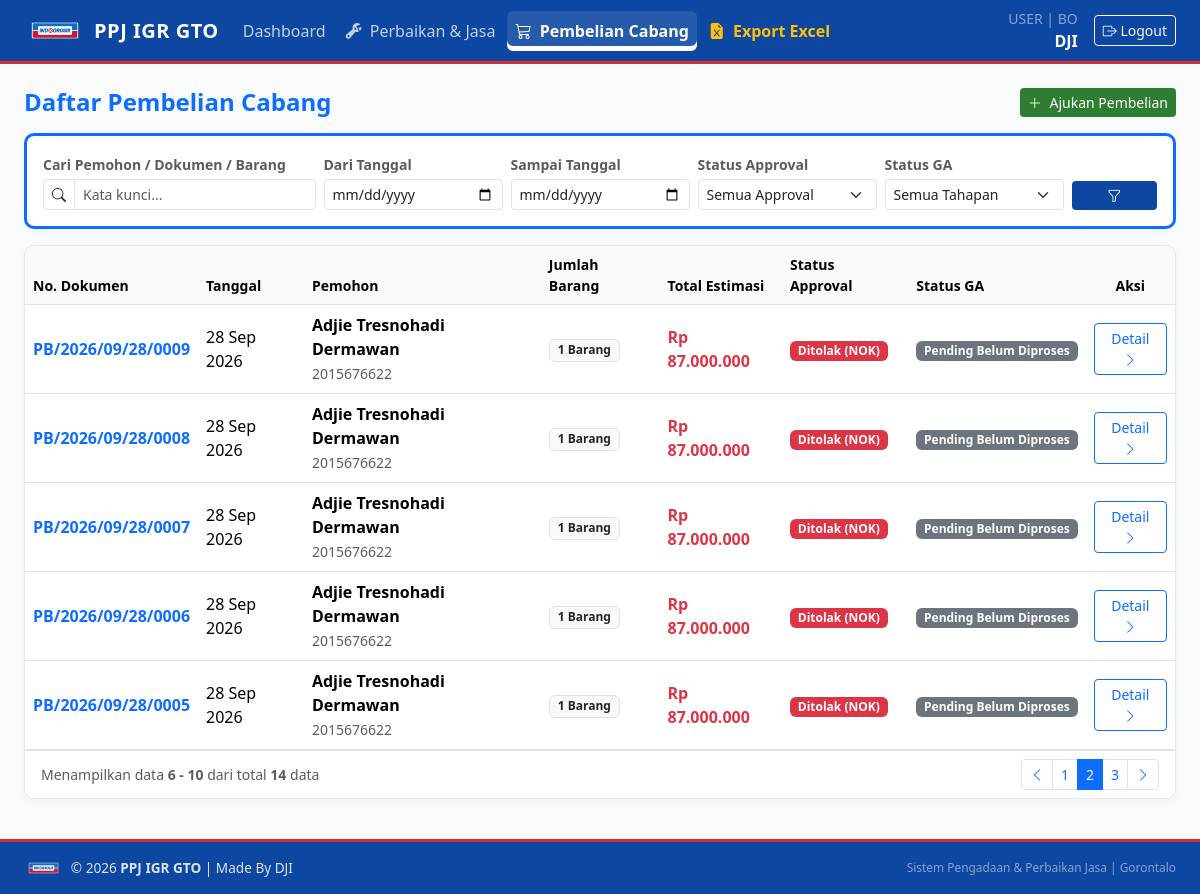
Page /pembelian/?page=2&q=&status=&tahapan=&tgl_mulai=&tgl_selesai= (signed in) on the committed database.
### core/models.py (models this page shows, shortened)
class UserProfile(models.Model):
    ROLE_CHOICES = [
        ('USER', 'User Divisi'),
        ('GA', 'General Affair (GA)'),
        ('SAM', 'SAM'),
        ('SM', 'Store Manager (SM)'),
        ('TEKNISI', 'Teknisi'),
    ]
    DIVISI_CHOICES = [
        ('SM', 'SM'),
        ('BO', 'BO'),
        ('MS', 'MS'),
        ('FOOD', 'FOOD'),
        ('NON FOOD', 'NON FOOD'),
        ('PERISH', 'PERISH'),
        ('LOG 1', 'LOG 1'),
        ('LOG 2', 'LOG 2'),
        ('GA', 'GA'),
        ('TEKNISI', 'TEKNISI'),
    ]
    user = models.OneToOneField(User, on_delete=models.CASCADE, related_name='profile')
    nik = models.CharField(max_length=30, blank=True)
    nomor_hp = models.CharField(max_length=20, blank=True, null=True, verbose_name="Nomor HP/WhatsApp")
    role = models.CharField(max_length=20, choices=ROLE_CHOICES, default='USER')
    divisi = models.CharField(max_length=20, choices=DIVISI_CHOICES, default='BO')

class PembelianCabang(models.Model):
    STATUS_APPROVAL_CHOICES = [
        ('WAITING_SAM', 'Menunggu Approval SAM'),
        ('WAITING_SM', 'Menunggu Approval SM'),
        ('APPROVED_TO_GA', 'Disetujui (Diteruskan ke GA)'),
        ('REJECTED_SAM', 'Ditolak SAM (NOK)'),
        ('REJECTED_SM', 'Ditolak SM (NOK)'),
    ]
    TAHAPAN_GA_CHOICES = [
        ('PENDING', 'Pending Belum Diproses'),
        ('SEARCH', 'Dicari Toko / Vendor'),
        ('BOUGHT', 'Dibeli'),
        ('SHIPPED', 'Dikirim'),
        ('ARRIVED', 'Tiba'),
        ('HANDOVER', 'Handover (Selesai/Diserahkan)'),
    ]
    no_dokumen = models.CharField(max_length=50, unique=True, blank=True, null=True)
    user = models.ForeignKey(User, on_delete=models.CASCADE, related_name='pembelian_requests')
    nik = models.CharField(max_length=50)
    nama = models.CharField(max_length=150)
    tanggal = models.DateField(auto_now_add=True)
    keterangan_sam = models.TextField(blank=True, null=True)
    is_approved_sam = models.BooleanField(null=True, blank=True)
    keterangan_sm = models.TextField(blank=True, null=True)
    is_approved_sm = models.BooleanField(null=True, blank=True)
    status_approval = models.CharField(
        max_length=30, choices=STATUS_APPROVAL_CHOICES, default='WAITING_SAM'
    )
    tahapan_ga = models.CharField(
        max_length=20, choices=TAHAPAN_GA_CHOICES, default='PENDING'
    )
    nomor_invoice = models.CharField(max_length=100, blank=True, null=True)
    upload_invoice = models.FileField(upload_to='pembelian/invoice/', blank=True, null=True)
    created_at = models.DateTimeField(auto_now_add=True)
    updated_at = models.DateTimeField(auto_now=True)
    @property
    def total_estimasi(self):
        return sum(item.estimasi_harga for item in self.items.all() if item.estimasi_harga)
    @property
    def total_item(self):
        return self.items.count()

class ItemPembelianCabang(models.Model):
    pembelian = models.ForeignKey(PembelianCabang, on_delete=models.CASCADE, related_name='items')
    nama_barang = models.CharField(max_length=255)
    deskripsi_fungsi_peruntukan = models.TextField()
    estimasi_harga = models.DecimalField(max_digits=12, decimal_places=2, default=0)
    referensi = models.CharField(max_length=255, blank=True, help_text="Link atau info toko")
    upload_foto = models.ImageField(upload_to='pembelian/referensi/', blank=True, null=True)

### core/views.py (the view, shortened to what this page needs)
# urls.py: path('pembelian/', views.pembelian_list, name='pembelian_list'),
@login_required
def pembelian_list(request):
    profile, _ = UserProfile.objects.get_or_create(user=request.user)
    if profile.role in ['USER', 'TEKNISI'] and not request.user.is_superuser:
        qs = PembelianCabang.objects.filter(user=request.user)
    else:
        qs = PembelianCabang.objects.all()
    search_query = request.GET.get('q', '').strip()
    status_filter = request.GET.get('status', '').strip()
    tahapan_filter = request.GET.get('tahapan', '').strip()
    tgl_mulai = request.GET.get('tgl_mulai', '').strip()
    tgl_selesai = request.GET.get('tgl_selesai', '').strip()
    if status_filter:
        qs = qs.filter(status_approval=status_filter)
    if tahapan_filter:
        qs = qs.filter(tahapan_ga=tahapan_filter)
    if tgl_mulai:
        qs = qs.filter(tanggal__gte=tgl_mulai)
    if tgl_selesai:
        qs = qs.filter(tanggal__lte=tgl_selesai)
    qs = qs.order_by('-created_at')
    paginator = Paginator(qs, 5)
    page_number = request.GET.get('page')
    page_obj = paginator.get_page(page_number)
    return render(request, 'core/pembelian_list.html', {
        'items': page_obj,
        'profile': profile,
        'search_query': search_query,
        'status_filter': status_filter,
        'tahapan_filter': tahapan_filter,
        'tgl_mulai': tgl_mulai,
        'tgl_selesai': tgl_selesai,
        'status_choices': PembelianCabang.STATUS_APPROVAL_CHOICES,
        'tahapan_choices': PembelianCabang.TAHAPAN_GA_CHOICES,
    })

### core/templates/core/pembelian_list.html (shortened to what this page needs)
{% extends 'core/base.html' %}
{% load accounting_tags %}
{% block content %}
<div class="d-flex justify-content-between align-items-center mb-3">
    <h4 class="fw-bold mb-0 text-primary">Daftar Pembelian Cabang</h4>
    <a href="{% url 'core:pembelian_create' %}" class="btn btn-sm btn-app-green">
        <i class="bi bi-plus-lg me-1"></i> Ajukan Pembelian
    </a>
</div>
<div class="card card-custom p-3 mb-3 border-start border-3 border-primary">
    <form method="get" class="row g-2 align-items-end">
        <div class="col-12 col-md-3">
            <label class="form-label small fw-semibold text-muted mb-1">Cari Pemohon / Dokumen / Barang</label>
            <div class="input-group input-group-sm">
                <span class="input-group-text bg-white"><i class="bi bi-search"></i></span>
                <input type="text" name="q" value="{{ search_query }}" class="form-control" placeholder="Kata kunci...">
            </div>
        </div>
        <div class="col-6 col-md-2">
            <label class="form-label small fw-semibold text-muted mb-1">Dari Tanggal</label>
            <input type="date" name="tgl_mulai" value="{{ tgl_mulai }}" class="form-control form-control-sm">
        </div>
        <div class="col-6 col-md-2">
            <label class="form-label small fw-semibold text-muted mb-1">Sampai Tanggal</label>
            <input type="date" name="tgl_selesai" value="{{ tgl_selesai }}" class="form-control form-control-sm">
        </div>
        <div class="col-6 col-md-2">
            <label class="form-label small fw-semibold text-muted mb-1">Status Approval</label>
            <select name="status" class="form-select form-select-sm">
                <option value="">Semua Approval</option>
            </select>
        </div>
        <div class="col-6 col-md-2">
            <label class="form-label small fw-semibold text-muted mb-1">Status GA</label>
            <select name="tahapan" class="form-select form-select-sm">
                <option value="">Semua Tahapan</option>
            </select>
        </div>
        <div class="col-12 col-md-1 d-flex gap-1">
            <button type="submit" class="btn btn-sm btn-app-blue w-100" title="Terapkan Filter">
                <i class="bi bi-funnel"></i>
            </button>
        </div>
    </form>
</div>
<div class="card card-custom p-0 overflow-hidden mb-3">
    <div class="table-responsive">
        <table class="table table-hover align-middle mb-0">
            <thead class="table-light border-bottom">
                <tr class="small text-muted">
                    <th>No. Dokumen</th>
                    <th>Tanggal</th>
                    <th>Pemohon</th>
                    <th>Jumlah Barang</th>
                    <th>Total Estimasi</th>
                    <th>Status Approval</th>
                    <th>Status GA</th>
                    <th class="text-center">Aksi</th>
                </tr>
            </thead>
            <tbody>
                {% for item in items %}
                <tr>
                    <td class="fw-bold text-primary">{{ item.no_dokumen|default:item.id }}</td>
                    <td>{{ item.tanggal|date:"d M Y" }}</td>
                    <td>
                        <div class="fw-semibold">{{ item.nama }}</div>
                        <small class="text-muted">{{ item.nik }}</small>
                    </td>
                    <td>
                        <span class="badge bg-light text-dark border">{{ item.total_item }} Barang</span>
                    </td>
                    <td><strong class="text-danger">{{ item.total_estimasi|rupiah }}</strong></td>
                    <td>
                        {% if item.status_approval == 'WAITING_SAM' %}
                            <span class="badge bg-warning text-dark">Review SAM</span>
                        {% elif item.status_approval == 'WAITING_SM' %}
                            <span class="badge bg-info text-dark">Review SM</span>
                        {% elif item.status_approval == 'APPROVED_TO_GA' %}
                            <span class="badge bg-success">Disetujui</span>
                        {% else %}
                            <span class="badge bg-danger">Ditolak (NOK)</span>
                        {% endif %}
                    </td>
                    <td>
                        <span class="badge {% if item.tahapan_ga == 'HANDOVER' %}bg-success{% elif item.tahapan_ga == 'PENDING' %}bg-secondary{% else %}bg-primary{% endif %}">
                            {{ item.get_tahapan_ga_display }}
                        </span>
                    </td>
                    <td class="text-center">
                        <a href="{% url 'core:pembelian_detail' item.no_dokumen|default:item.id %}" class="btn btn-sm btn-outline-primary">
                            Detail <i class="bi bi-chevron-right"></i>
                        </a>
                    </td>
                </tr>
                {% empty %}
                <tr>
                    <td colspan="8" class="text-center py-4 text-muted">Belum ada pengajuan pembelian cabang yang sesuai filter.</td>
                </tr>
                {% endfor %}
            </tbody>
        </table>
    </div>
    {% if items.has_other_pages %}
    <div class="card-footer bg-white border-top py-2 d-flex flex-column flex-md-row justify-content-between align-items-center gap-2">
        <small class="text-muted">
            Menampilkan data <strong>{{ items.start_index }} - {{ items.end_index }}</strong> dari total <strong>{{ items.paginator.count }}</strong> data
        </small>
        <nav aria-label="Navigasi Halaman">
            <ul class="pagination pagination-sm mb-0">
                {% if items.has_previous %}
                    <li class="page-item">
                        <a class="page-link" href="?page={{ items.previous_page_number }}&q={{ search_query }}&status={{ status_filter }}&tahapan={{ tahapan_filter }}&tgl_mulai={{ tgl_mulai }}&tgl_selesai={{ tgl_selesai }}">
                            <i class="bi bi-chevron-left"></i>
                        </a>
                    </li>
                {% else %}
                    <li class="page-item disabled"><span class="page-link"><i class="bi bi-chevron-left"></i></span></li>
                {% endif %}
                {% for num in items.paginator.page_range %}
                    {% if items.number == num %}
                        <li class="page-item active"><span class="page-link">{{ num }}</span></li>
                    {% elif num > items.number|add:'-3' and num < items.number|add:'3' %}
                        <li class="page-item">
                            <a class="page-link" href="?page={{ num }}&q={{ search_query }}&status={{ status_filter }}&tahapan={{ tahapan_filter }}&tgl_mulai={{ tgl_mulai }}&tgl_selesai={{ tgl_selesai }}">{{ num }}</a>
                        </li>
                    {% endif %}
                {% endfor %}
                {% if items.has_next %}
                    <li class="page-item">
                        <a class="page-link" href="?page={{ items.next_page_number }}&q={{ search_query }}&status={{ status_filter }}&tahapan={{ tahapan_filter }}&tgl_mulai={{ tgl_mulai }}&tgl_selesai={{ tgl_selesai }}">
                            <i class="bi bi-chevron-right"></i>
                        </a>
                    </li>
                {% else %}
                    <li class="page-item disabled"><span class="page-link"><i class="bi bi-chevron-right"></i></span></li>
                {% endif %}
            </ul>
        </nav>
    </div>
    {% endif %}
</div>
{% endblock %}

### core/templates/core/base.html (shortened to what this page needs)
{% load static %}
<!DOCTYPE html>
<html lang="id">
<head>
    <link href="https://cdn.jsdelivr.net/npm/bootstrap@5.3.3/dist/css/bootstrap.min.css" rel="stylesheet">
    <link rel="stylesheet" href="https://cdn.jsdelivr.net/npm/bootstrap-icons@1.11.3/font/bootstrap-icons.min.css">
</head>
<body>
    <nav class="navbar navbar-expand-lg navbar-dark navbar-custom sticky-top">
        <div class="container-fluid px-3 px-lg-4">
            <a class="navbar-brand d-flex align-items-center" href="{% url 'core:dashboard' %}">
                <img src="{% static 'img/logo.png' %}" alt="Logo" class="me-2" style="height: 32px; width: auto; object-fit: contain;">
                <span>PPJ IGR GTO</span>
            </a>
            {% if request.user.is_authenticated %}
            <div class="collapse navbar-collapse" id="navMenu">
                <ul class="navbar-nav me-auto mb-2 mb-lg-0 gap-lg-1">
                    <li class="nav-item">
                        <a class="nav-link {% if request.resolver_match.url_name == 'dashboard' %}active{% endif %}"
                           href="{% url 'core:dashboard' %}">
                             Dashboard
                        </a>
                    </li>
                    <li class="nav-item">
                        <a class="nav-link {% if 'perbaikan' in request.resolver_match.url_name %}active{% endif %}"
                           href="{% url 'core:perbaikan_list' %}">
                            <i class="bi bi-wrench-adjustable me-1"></i> Perbaikan & Jasa
                        </a>
                    </li>
                    <li class="nav-item">
                        <a class="nav-link {% if 'pembelian' in request.resolver_match.url_name %}active{% endif %}"
                           href="{% url 'core:pembelian_list' %}">
                            <i class="bi bi-cart3 me-1"></i> Pembelian Cabang
                        </a>
                    </li>
                    {% if request.user.profile.role == 'GA' or request.user.is_superuser %}
                    <li class="nav-item">
                         <a class="nav-link text-warning fw-semibold" href="{% url 'core:export_laporan_excel' %}">
                            <i class="bi bi-file-earmark-excel-fill me-1"></i> Export Excel
                        </a>
                    </li>
                    {% endif %}
                </ul>
                <div class="d-flex align-items-center text-white mt-2 mt-lg-0">
                    <div class="me-3 text-end d-none d-lg-block">
                        <small class="d-block text-white-50">{{ request.user.profile.role }} | {{ request.user.profile.divisi }}</small>
                        <span class="fw-semibold">{{ request.user.username }}</span>
                    </div>
                    <a href="{% url 'core:logout' %}" class="btn btn-sm btn-outline-light"><i class="bi bi-box-arrow-right"></i> Logout</a>
                </div>
            </div>
            {% endif %}
        </div>
    </nav>
    <div class="toast-container position-fixed top-0 end-0 p-3" style="z-index: 1090;">
    </div>
    <main class="main-wrapper">
        <div class="container-fluid px-3 px-lg-4 py-3 py-lg-4">
            {% block content %}{% endblock %}
        </div>
    </main>
    <footer class="footer-custom py-3 mt-auto">
        <div class="container-fluid px-3 px-lg-4">
            <div class="d-flex flex-column flex-md-row justify-content-between align-items-center gap-2">
                <div class="d-flex align-items-center">
                    <img src="{% static 'img/logo.png' %}" alt="Logo" class="me-2" style="height: 20px; width: auto; object-fit: contain;">
                    <span>&copy; {% now "Y" %} <strong>PPJ IGR GTO</strong> | Made By DJI</span>
                </div>
                <div class="small text-white-50">
                    Sistem Pengadaan & Perbaikan Jasa | Gorontalo
                </div>
            </div>
        </div>
    </footer>
</body>
</html>

### rows in the picture
PembelianCabang: no_dokumen "PB/2026/09/28/0009", tanggal "28 Sep 2026", nama "Adjie Tresnohadi Dermawan", nik "2015676622", total_item "1", total_estimasi|rupiah "Rp 87.000.000", status_approval "Ditolak (NOK)", tahapan_ga "Pending Belum Diproses"
PembelianCabang: no_dokumen "PB/2026/09/28/0008", tanggal "28 Sep 2026", nama "Adjie Tresnohadi Dermawan", nik "2015676622", total_item "1", total_estimasi|rupiah "Rp 87.000.000", status_approval "Ditolak (NOK)", tahapan_ga "Pending Belum Diproses"
PembelianCabang: no_dokumen "PB/2026/09/28/0007", tanggal "28 Sep 2026", nama "Adjie Tresnohadi Dermawan", nik "2015676622", total_item "1", total_estimasi|rupiah "Rp 87.000.000", status_approval "Ditolak (NOK)", tahapan_ga "Pending Belum Diproses"
PembelianCabang: no_dokumen "PB/2026/09/28/0006", tanggal "28 Sep 2026", nama "Adjie Tresnohadi Dermawan", nik "2015676622", total_item "1", total_estimasi|rupiah "Rp 87.000.000", status_approval "Ditolak (NOK)", tahapan_ga "Pending Belum Diproses"
PembelianCabang: no_dokumen "PB/2026/09/28/0005", tanggal "28 Sep 2026", nama "Adjie Tresnohadi Dermawan", nik "2015676622", total_item "1", total_estimasi|rupiah "Rp 87.000.000", status_approval "Ditolak (NOK)", tahapan_ga "Pending Belum Diproses"

### other values in the picture
{{ request.user.profile.role }} "USER"
{{ request.user.profile.divisi }} "BO"
{{ request.user.username }} "DJI"
{{ items.start_index }} "6"
{{ items.end_index }} "10"
{{ items.paginator.count }} "14"
{{ num }} "1" "3"
{{ num }} "2"
